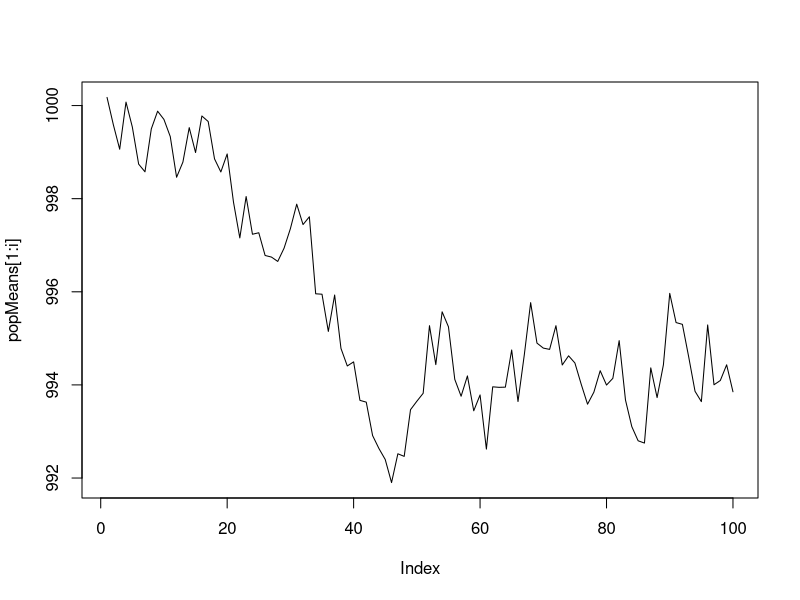
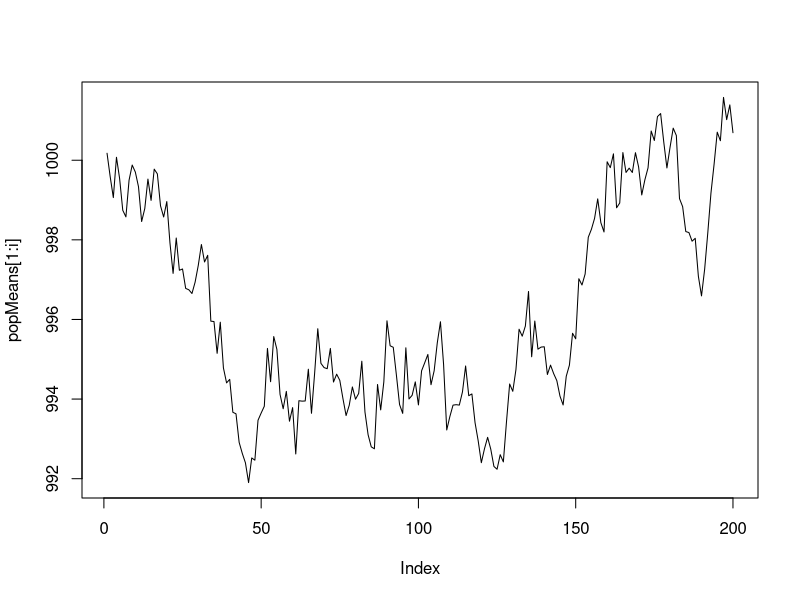
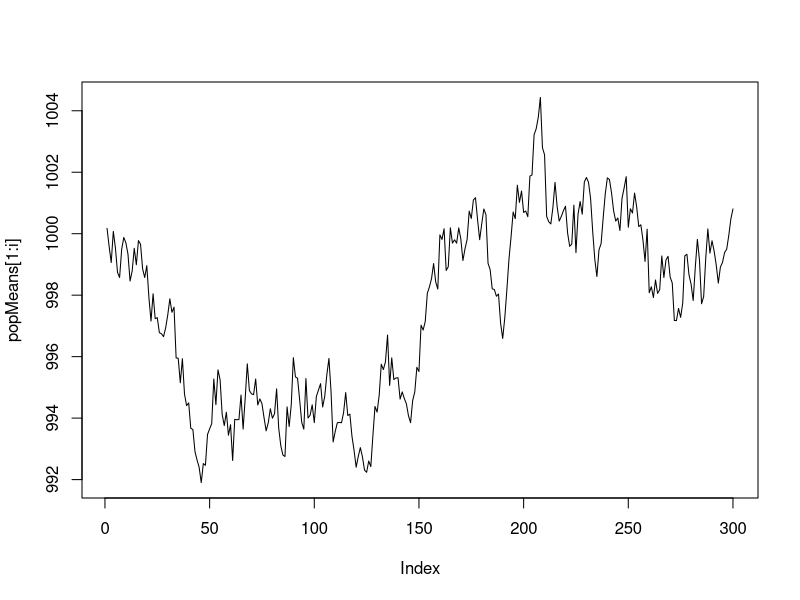
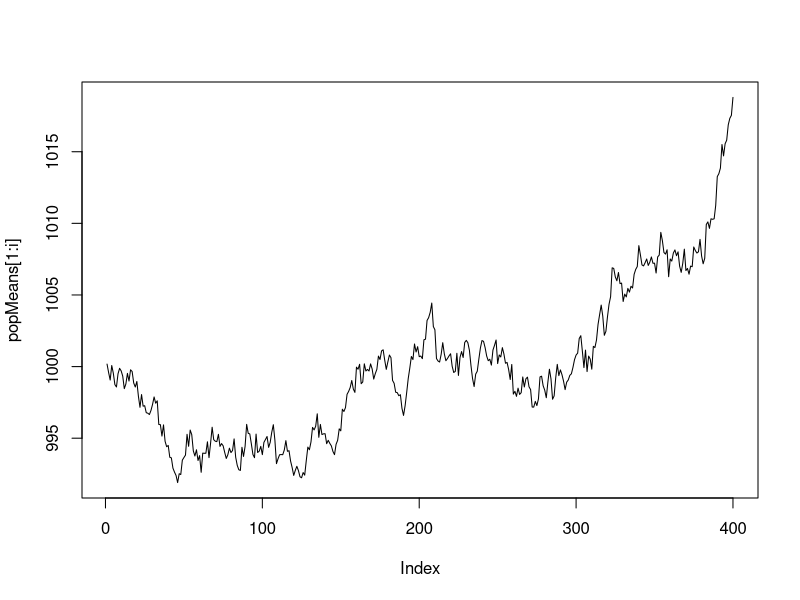
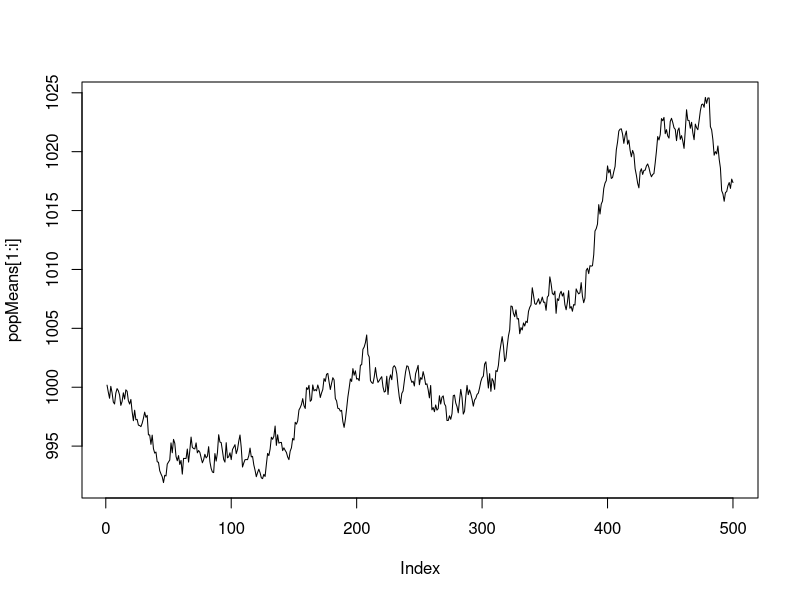
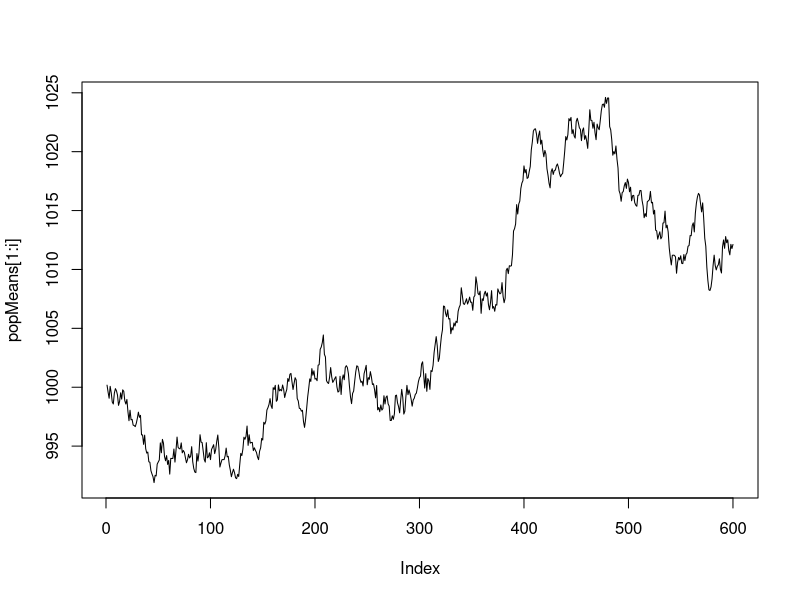
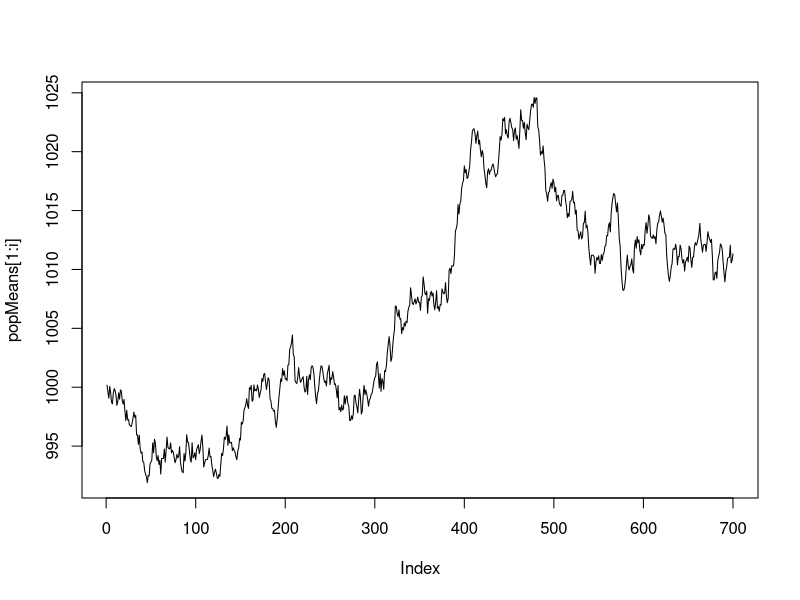
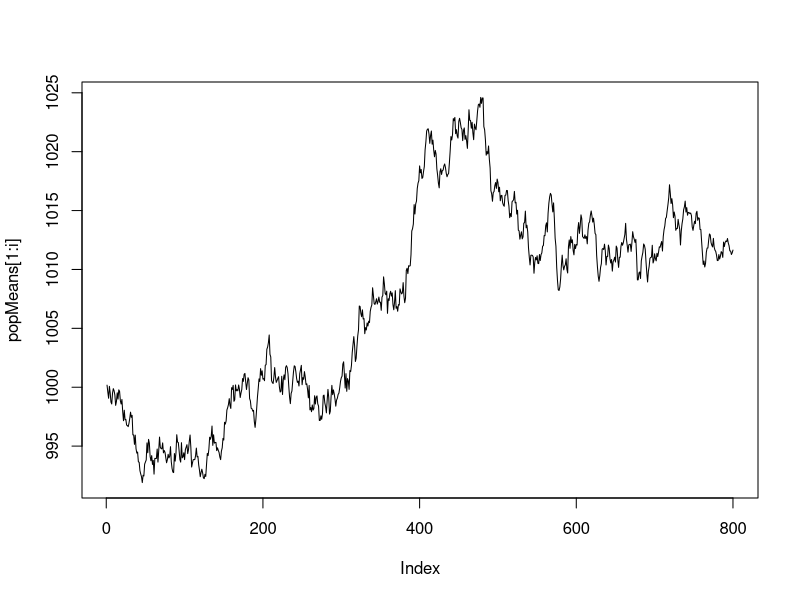

The R script that drew these images, in order: (Note: a time limit stopped this script after it produced the figures.)
par(mfrow = c(1,1))
nLoci <- 1000
indiv <- cbind(rbinom(n = nLoci, size = 1, prob = 0.5), rbinom(n = nLoci, size = 1, prob = 0.5))
nIndiv <- 1000
indivs <- lapply(1:nIndiv, function(x) indiv <- cbind(rbinom(n = 1000, size = 1, prob = 0.5), rbinom(n = 1000, size = 1, prob = 0.5)))
popMean <- mean(sapply(1:length(indivs), function(x) sum(indivs[[x]])))
popMean
nGen <- 10000
popMeans <- rep(0, nGen)
popMeans[1] <- popMean
for(i in 2:nGen){
  indivs <- lapply(1:nIndiv, function(x) cbind(indivs[[sample(1:nIndiv, size = 1)]][,sample(1:2,1)],indivs[[sample(1:nIndiv, size = 1)]][,sample(1:2,1)]))
  popMean <- mean(sapply(1:length(indivs), function(x) sum(indivs[[x]])))
  popMeans[i] <- popMean
  if(i %% 100 == 0) {plot(popMeans[1:i], type = "l")}
}
plot(popMeans[1:i], type = "l")

indiv <- cbind(rbinom(n = nLoci, size = 1, prob = 0.999), rbinom(n = nLoci, size = 1, prob = 0.5))
popMean <- mean(sapply(1:length(indivs), function(x) sum(indivs[[x]])))
popMeansDisps <- rep(0, nGen)
nGen <- 10000
for(i in 1:nGen){
  indivsDisp <- lapply(1:nIndiv, function(x) cbind(indivs[[sample(1:nIndiv, size = 1)]][,sample(1:2,1)],indivs[[sample(1:nIndiv, size = 1)]][,sample(1:2,1)]))
  popMeansDisps[i] <- mean(sapply(1:length(indivsDisp), function(x) sum(indivsDisp[[x]]))) - popMean
  if(i %% 100 == 0) {print(i);hist(popMeansDisps[1:i], breaks = 50)}
}
mean(popMeansDisps)
ks.test(popMeansDisps, y = pnorm)
